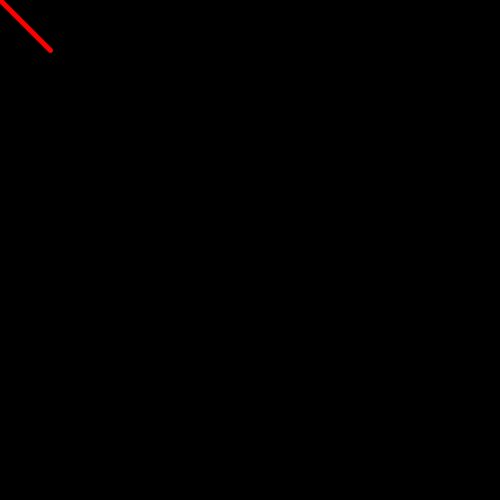
Frame 1 (no input)
Frame 60 (the mouse pressed at the canvas centre just before this capture): identical to frame 1, image omitted
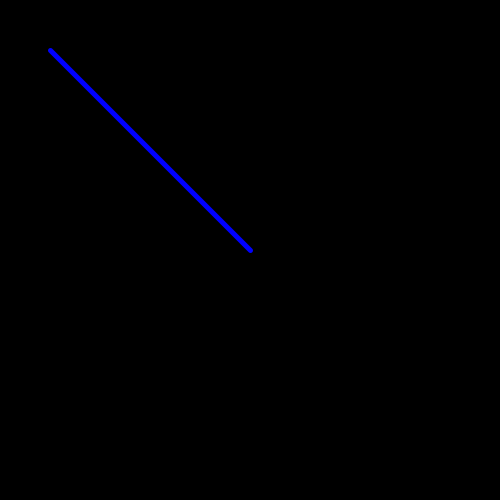
Frame 120 (the mouse held since frame 60 and released just before this capture)

The Processing sketch that drew these frames (run headless with seeded random() and noise(); from frame 60 on, the mouse is pressed at the canvas centre):

// Processing sketch: primer13
// ── primer13.pde

void setup() 
{
  size(500,500);
}

void draw() 
{
  background(0,0,0);
  strokeWeight(5);
  if (mouseX < width / 2) 
  {
    stroke(255,0,0);
  }
  else {
    stroke(0,0,255);
  }
  line(mouseX,mouseY,50,50);
}
